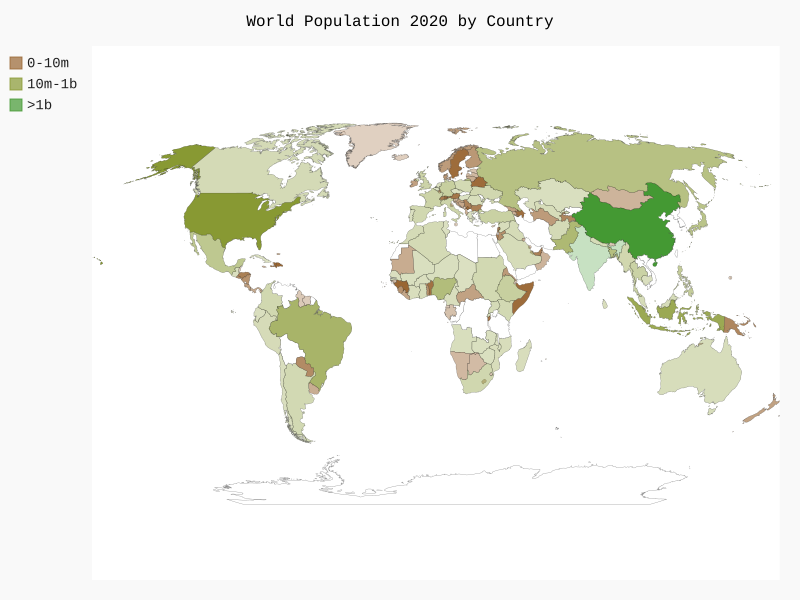

This figure's Python source:
import json
from appscript import *
from pygal.maps.world import World
from pygal.style import LightColorizedStyle as LCS, RotateStyle as RS
from countries import get_country_code
filename = 'population_data.json'
filename_output = "three_basket_world_population"
with open(filename) as f:
	pop_data = json.load(f)
#print 2010 population of each country
cc_pop1, cc_pop2, cc_pop3 = {}, {}, {} #a dictionary to hold country_code - population
for data_row in pop_data:
	if(data_row['Year'] == '2010'):
		country_name = data_row['Country Name']
		country_code = get_country_code(country_name) #standardize country code for each country
		population = int(float(data_row['Value'])) 		#we need to convert string into float first after that int() function can remove decimal
		if country_code:
			if population < 10000000:
				cc_pop1[country_code] = population
			elif population < 1000000000:
				cc_pop2[country_code] = population
			else:
				cc_pop3[country_code] = population
			print(country_code + ": "+str(population))
		else:
			print("ERROR - No Country Code Found "+ country_name)
		#print(country_name + " : " + str(population))
style_obj = RS('#0000FF', base_style = LCS) #return an object of style
wm = World(style = style_obj)
wm.title = 'World Population 2020 by Country'
wm.add('0-10m', cc_pop1, c="blue")
wm.add('10m-1b', cc_pop2, c="yellow")
wm.add('>1b', cc_pop3, c="red")
wm.render_to_file("three_basket_world_population_new_style.svg")
#open pygal file with Safari
safari = app("Safari")
safari.make(new = k.document, with_properties={k.URL:"file:///Users/tungvo/Desktop/Portfolio/data_visualization/three_basket_world_population_new_style.svg"})
